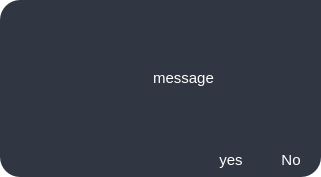
<?xml version="1.0" encoding="UTF-8"?>
<ui version="4.0">
 <class>Dialog</class>
 <widget class="QDialog" name="Dialog">
  <property name="geometry">
   <rect>
    <x>0</x>
    <y>0</y>
    <width>321</width>
    <height>177</height>
   </rect>
  </property>
  <property name="windowTitle">
   <string>Dialog</string>
  </property>
  <property name="styleSheet">
   <string notr="true">*{
background-color:transparent;
background:transparent;
	border:none;
padding:0;
margin:0;
color:#fff;
}

#widget{
background-color:rgb(49, 55, 66);
border-radius:20px;
border-top-right-radius:0px;
}

#closeMessageBtn:hover{
background-color:rgb(104, 102, 122);
border-radius:10px;
}

#noBtn:hover{
background-color:rgb(104, 102, 122);
border-bottom-right-radius:20px;
}

#yesBtn:hover{
background-color:rgb(104, 102, 122);
}
</string>
  </property>
  <layout class="QVBoxLayout" name="verticalLayout">
   <property name="spacing">
    <number>0</number>
   </property>
   <property name="leftMargin">
    <number>0</number>
   </property>
   <property name="topMargin">
    <number>0</number>
   </property>
   <property name="rightMargin">
    <number>0</number>
   </property>
   <property name="bottomMargin">
    <number>0</number>
   </property>
   <item>
    <widget class="QWidget" name="widget" native="true">
     <layout class="QVBoxLayout" name="verticalLayout_2">
      <property name="spacing">
       <number>0</number>
      </property>
      <property name="leftMargin">
       <number>0</number>
      </property>
      <property name="topMargin">
       <number>0</number>
      </property>
      <property name="rightMargin">
       <number>0</number>
      </property>
      <property name="bottomMargin">
       <number>0</number>
      </property>
      <item alignment="Qt::AlignTop">
       <widget class="QFrame" name="frame">
        <property name="frameShape">
         <enum>QFrame::StyledPanel</enum>
        </property>
        <property name="frameShadow">
         <enum>QFrame::Raised</enum>
        </property>
        <layout class="QHBoxLayout" name="horizontalLayout">
         <property name="spacing">
          <number>0</number>
         </property>
         <property name="leftMargin">
          <number>0</number>
         </property>
         <property name="topMargin">
          <number>0</number>
         </property>
         <property name="rightMargin">
          <number>0</number>
         </property>
         <property name="bottomMargin">
          <number>0</number>
         </property>
         <item alignment="Qt::AlignRight">
          <widget class="QPushButton" name="closeMessageBtn">
           <property name="text">
            <string/>
           </property>
           <property name="icon">
            <iconset>
             <normaloff>../icons/x-circle.svg</normaloff>../icons/x-circle.svg</iconset>
           </property>
           <property name="iconSize">
            <size>
             <width>24</width>
             <height>24</height>
            </size>
           </property>
          </widget>
         </item>
        </layout>
       </widget>
      </item>
      <item>
       <widget class="QFrame" name="frame_2">
        <property name="frameShape">
         <enum>QFrame::StyledPanel</enum>
        </property>
        <property name="frameShadow">
         <enum>QFrame::Raised</enum>
        </property>
        <layout class="QHBoxLayout" name="horizontalLayout_3">
         <item>
          <widget class="QLabel" name="label">
           <property name="minimumSize">
            <size>
             <width>40</width>
             <height>40</height>
            </size>
           </property>
           <property name="maximumSize">
            <size>
             <width>40</width>
             <height>40</height>
            </size>
           </property>
           <property name="text">
            <string/>
           </property>
           <property name="pixmap">
            <pixmap>../icons/alert_triangle_white.png</pixmap>
           </property>
           <property name="scaledContents">
            <bool>true</bool>
           </property>
          </widget>
         </item>
         <item>
          <widget class="QLabel" name="messageLbl">
           <property name="sizePolicy">
            <sizepolicy hsizetype="Preferred" vsizetype="Expanding">
             <horstretch>0</horstretch>
             <verstretch>0</verstretch>
            </sizepolicy>
           </property>
           <property name="font">
            <font>
             <pointsize>11</pointsize>
            </font>
           </property>
           <property name="text">
            <string>message</string>
           </property>
           <property name="alignment">
            <set>Qt::AlignCenter</set>
           </property>
          </widget>
         </item>
        </layout>
       </widget>
      </item>
      <item alignment="Qt::AlignRight|Qt::AlignBottom">
       <widget class="QFrame" name="frame_3">
        <property name="frameShape">
         <enum>QFrame::StyledPanel</enum>
        </property>
        <property name="frameShadow">
         <enum>QFrame::Raised</enum>
        </property>
        <layout class="QHBoxLayout" name="horizontalLayout_2">
         <property name="spacing">
          <number>0</number>
         </property>
         <property name="leftMargin">
          <number>0</number>
         </property>
         <property name="topMargin">
          <number>0</number>
         </property>
         <property name="rightMargin">
          <number>0</number>
         </property>
         <property name="bottomMargin">
          <number>0</number>
         </property>
         <item>
          <widget class="QPushButton" name="yesBtn">
           <property name="minimumSize">
            <size>
             <width>60</width>
             <height>35</height>
            </size>
           </property>
           <property name="font">
            <font>
             <pointsize>11</pointsize>
            </font>
           </property>
           <property name="text">
            <string>yes</string>
           </property>
          </widget>
         </item>
         <item>
          <widget class="QPushButton" name="noBtn">
           <property name="minimumSize">
            <size>
             <width>60</width>
             <height>35</height>
            </size>
           </property>
           <property name="font">
            <font>
             <pointsize>11</pointsize>
            </font>
           </property>
           <property name="text">
            <string>No</string>
           </property>
          </widget>
         </item>
        </layout>
       </widget>
      </item>
     </layout>
    </widget>
   </item>
  </layout>
 </widget>
 <resources/>
 <connections/>
</ui>
